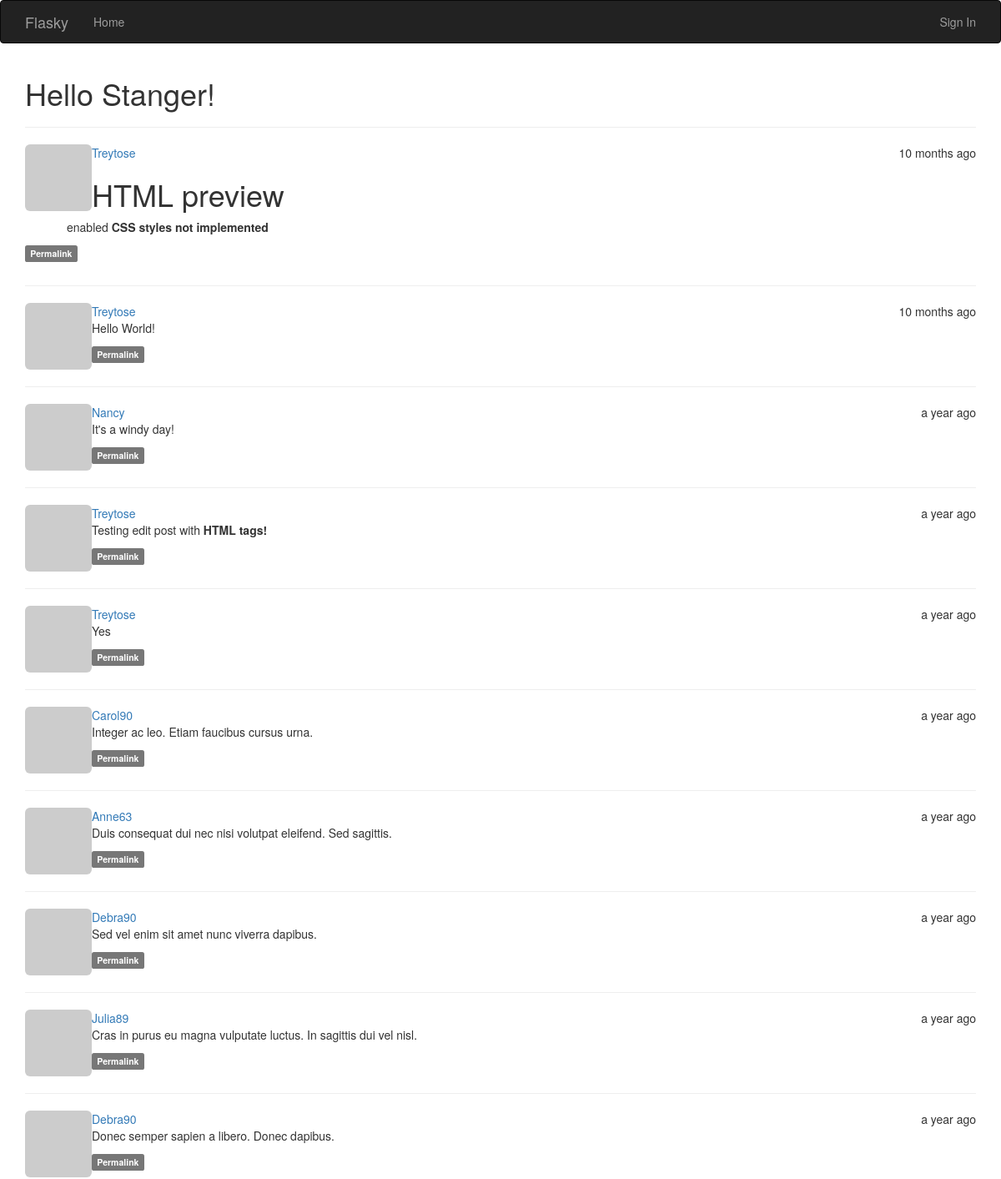
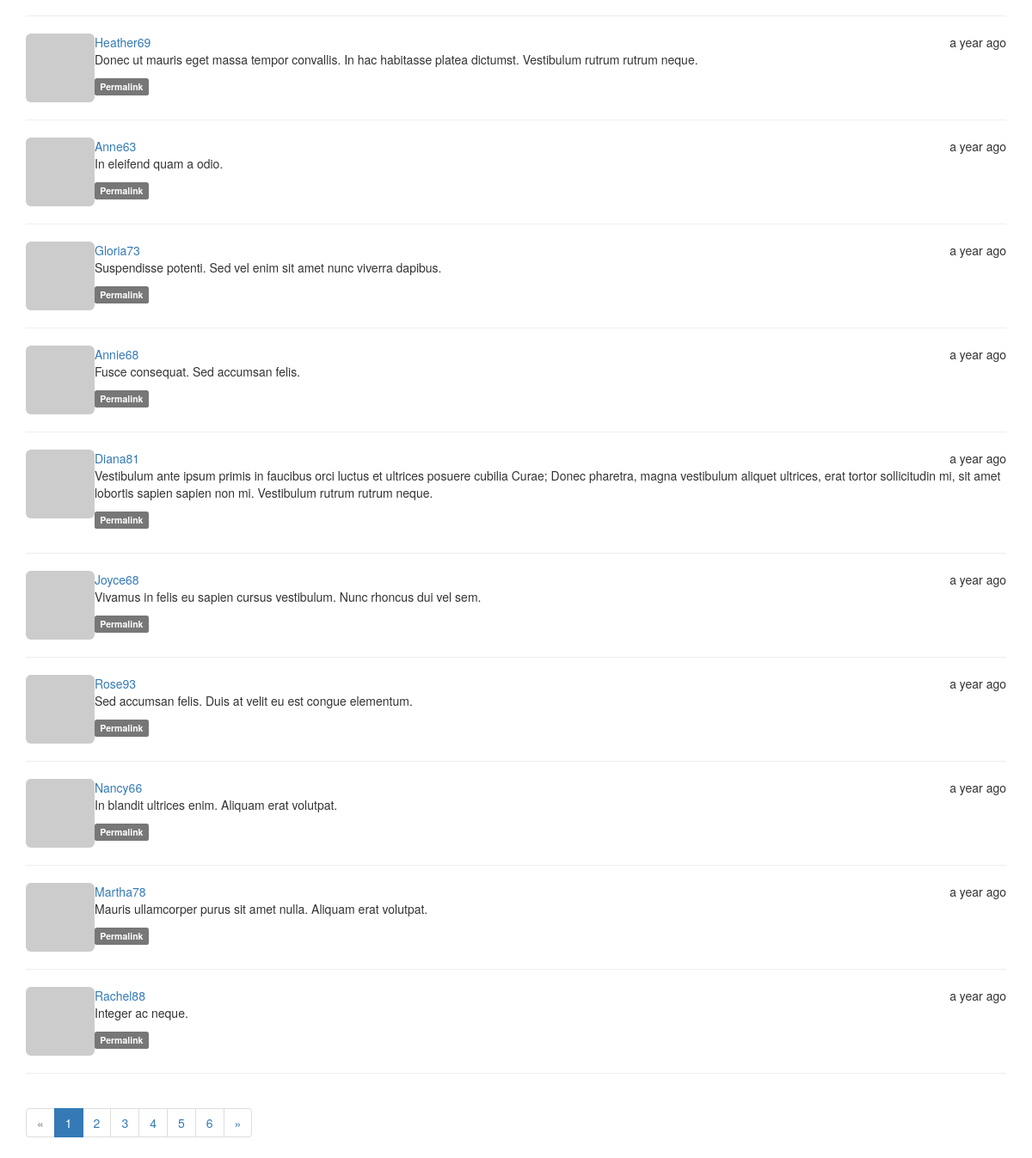
The page / on the database its author committed (2 pictures, top to bottom).
### app/models.py (models this page shows, shortened)
class Post(db.Model):
    __tablename__ = 'posts'
    id = db.Column(db.Integer, primary_key=True)
    body = db.Column(db.Text)
    timestamp = db.Column(db.DateTime, index=True, default=datetime.utcnow)
    author_id = db.Column(db.Integer, db.ForeignKey('users.id')) #users is the tablename for the User class
    body_html = db.Column(db.Text)

class User(UserMixin, db.Model):
    __tablename__ = 'users'
    id = db.Column(db.Integer, primary_key=True)
    email = db.Column(db.String(64), unique=True, index=True)
    username = db.Column(db.String(64), unique=True, index=True)
    role_id = db.Column(db.Integer, db.ForeignKey('roles.id'))
    password_hash = db.Column(db.String(128))
    confirmed = db.Column(db.Boolean, default=False)
    avatar_hash = db.Column(db.String(32))
    posts = db.relationship('Post', backref='author', lazy='dynamic')
    name = db.Column(db.String(64))
    location = db.Column(db.String(64))
    about_me = db.Column(db.Text())
    member_since = db.Column(db.DateTime(), default=datetime.utcnow) #utcnow NOT utcnow(), to get the actual current_time at creation
    last_seen = db.Column(db.DateTime(), default=datetime.utcnow)
    @property
    def password(self):
        raise AttributeError('password is not a readable attribute')
    def gravatar(self, size=100, default='identicon', rating='g'):
        if request.is_secure:
            url = 'https://secure.gravatar.com/avatar'
        else:
            url = 'http://www.gravatar.com/avatar'
        return '{url}/{hash}?s={size}&d={default}&r={rating}'.format(
            url=url, hash=self.avatar_hash or hashlib.md5(self.email.encode('utf-8')).hexdigest(),
            size=size, default=default, rating=rating)

### app/main/views.py (the view)
@main.route('/', methods=['GET', 'POST'])
def index():
    form = PostForm()
    if current_user.can(Permission.WRITE_ARTICLES) and form.validate_on_submit():
        post = Post(body=form.body.data, author=current_user._get_current_object()) #current_user is not the actual User object but a wrapper, the db needs the actual object so we use the _get_current_object() method
        db.session.add(post)
        return redirect(url_for('.index'))
    page = request.args.get('page', 1, type=int)
    pagination = Post.query.order_by(Post.timestamp.desc()).paginate(page, per_page=current_app.config['FLASKY_POSTS_PER_PAGE'], error_out=False)
    posts = pagination.items
    return render_template('index.html', form=form, posts=posts, pagination=pagination)

### app/auth/views.py (called while the page is built)
@auth.before_app_request
def before_request():
    if current_user.is_authenticated:
        current_user.ping()
        if not current_user.confirmed and request.endpoint[:5] != 'auth.':
            return redirect(url_for('auth.unconfirmed'))

### app/main/__init__.py (called while the page is built)
@main.app_context_processor
def inject_permissions():
    return dict(Permission=Permission)

### app/models.py (called while the page is built)
    def can(self, permissions):
        return False

    def is_administrator(self):
        return False

### app/templates/index.html (shortened to what this page needs)
{% extends 'base.html' %}
{% import 'bootstrap/wtf.html' as wtf %}
{% import "_macros.html" as macros %}
{% block content %}
<div class="container">
  <h1> Hello
    {% if current_user.is_authenticated %}
      {{ current_user.username|capitalize }}
    {% else %}
      Stanger!
    {% endif %}
  </h1>
  <hr>
  {% include "_posts.html" %}
  {{ macros.pagination_widget(pagination, '.index') }}
</div>
{% endblock %}

### app/templates/_posts.html (shortened to what this page needs)
<ul class="posts">
  {% for post in posts %}
  <li class="post">
    <div class="profile-thumbnail">
      <a href="{{ url_for('.user', username=post.author.username) }}">
        <img class="img-rounded profile-thumbnail2" src="{{ post.author.gravatar(size=40) }}">
      </a>
    </div>
    <div class="post-date"> {{ moment(post.timestamp).fromNow() }} </div>
    <div class="post-author">
      <a href="{{ url_for('.user', username=post.author.username) }}"> {{ post.author.username|capitalize }} </a>
    </div>
    <div class="post-body">
      {% if post.body_html %}
        {{ post.body_html | safe }}
      {% else %}
        {{ post.body }}
      {% endif %}
    </div>
    <div class="post-footer">
        <a href="{{ url_for('.post', id=post.id) }}"> <span class="label label-default">Permalink</span> </a>
    </div>
  </li>
  <hr>
  {% endfor %}
</ul>

### app/templates/_posts.html (style rules this page uses)
.post { list-style: none; margin-bottom: 30px; }
.profile-thumbnail2 { display: inline; float: left; }
.post-date { float: right; }
.post-body, .post-author { margin-left: 50px; }
.posts { padding-left: 0px; }

### rows shown on the page
Post: timestamp "10 months ago", author.username "Treytose", body_html "HTML preview enabled CSS styles not implemented"
Post: timestamp "10 months ago", author.username "Treytose", body_html "Hello World!"
Post: timestamp "a year ago", author.username "Nancy", body_html "It's a windy day!"
Post: timestamp "a year ago", author.username "Treytose", body_html "Testing edit post with HTML tags!"
Post: timestamp "a year ago", author.username "Treytose", body_html "Yes"
Post: timestamp "a year ago", author.username "Carol90", body_html "Integer ac leo. Etiam faucibus cursus urna."
Post: timestamp "a year ago", author.username "Anne63", body_html "Duis consequat dui nec nisi volutpat eleifend. Sed sagittis."
Post: timestamp "a year ago", author.username "Debra90", body_html "Sed vel enim sit amet nunc viverra dapibus."
Post: timestamp "a year ago", author.username "Julia89", body_html "Cras in purus eu magna vulputate luctus. In sagittis dui vel nisl."
Post: timestamp "a year ago", author.username "Debra90", body_html "Donec semper sapien a libero. Donec dapibus."
Post: timestamp "a year ago", author.username "Heather69", body_html "Donec ut mauris eget massa tempor convallis. In hac habitasse platea dictumst. Vestibulum rutrum rutrum neque."
Post: timestamp "a year ago", author.username "Anne63", body_html "In eleifend quam a odio."
Post: timestamp "a year ago", author.username "Gloria73", body_html "Suspendisse potenti. Sed vel enim sit amet nunc viverra dapibus."
Post: timestamp "a year ago", author.username "Annie68", body_html "Fusce consequat. Sed accumsan felis."
Post: timestamp "a year ago", author.username "Diana81", body_html "Vestibulum ante ipsum primis in faucibus orci luctus et ultrices posuere cubilia Curae; Donec pharetra, magna vestibulum aliquet ultrices, erat tortor sollicitudin mi, sit amet lobortis sapien sapien non mi. Vestibulum rutrum rutrum neque."
Post: timestamp "a year ago", author.username "Joyce68", body_html "Vivamus in felis eu sapien cursus vestibulum. Nunc rhoncus dui vel sem."
Post: timestamp "a year ago", author.username "Rose93", body_html "Sed accumsan felis. Duis at velit eu est congue elementum."
Post: timestamp "a year ago", author.username "Nancy66", body_html "In blandit ultrices enim. Aliquam erat volutpat."
Post: timestamp "a year ago", author.username "Martha78", body_html "Mauris ullamcorper purus sit amet nulla. Aliquam erat volutpat."
Post: timestamp "a year ago", author.username "Rachel88", body_html "Integer ac neque."

### other values the page prints
{{ p }} "1"
{{ p }} "2" "3" "4" "5" "6"
